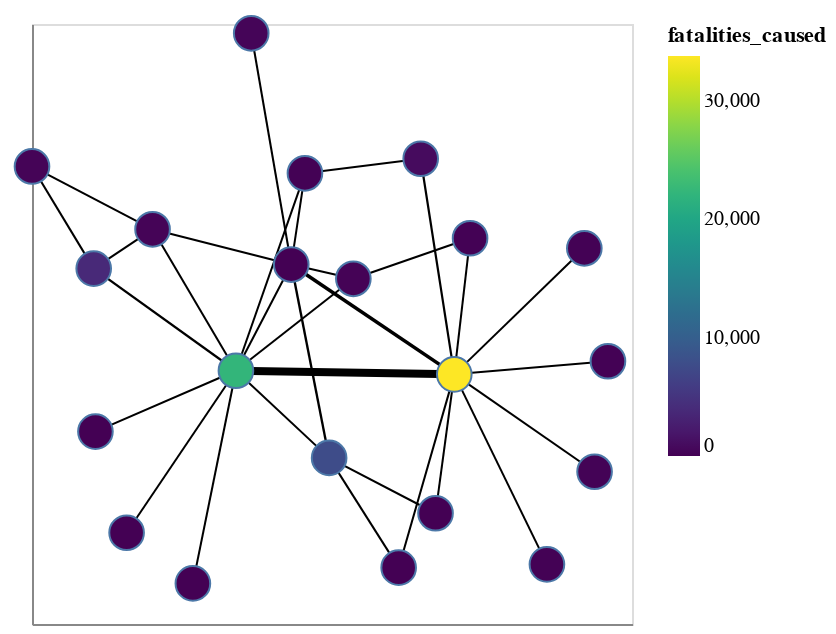

Here is the notebook cell this chart was saved with:
### Code cell
graph_viz = draw_graph(G)
graph_viz

### Figure 1 — Vega-Lite specification as saved in the notebook (floating-point values rounded to 4 significant figures)
{"config": {"view": {"continuousWidth": 300, "continuousHeight": 300}}, "layer": [{"data": {"name": "data-be9dff1ae7957e867272003005fe8595"}, "mark": {"type": "line", "color": "black", "opacity": 1}, "encoding": {"detail": {"field": "edge", "type": "quantitative"}, "size": {"field": "FATALITIES", "legend": null, "type": "quantitative"}, "x": {"axis": {"grid": false, "labels": false, "ticks": false, "title": ""}, "field": "x", "type": "quantitative"}, "y": {"axis": {"grid": false, "labels": false, "ticks": false, "title": ""}, "field": "y", "type": "quantitative"}}}, {"data": {"name": "data-13f295b47a31d38718f37d18d14e6f70"}, "mark": {"type": "point", "opacity": 1, "size": 300, "strokeWidth": 1.0}, "encoding": {"fill": {"field": "fatalities_caused", "scale": {"scheme": "viridis"}, "type": "quantitative"}, "tooltip": [{"field": "name", "type": "nominal"}, {"field": "fatalities_caused", "type": "quantitative"}], "x": {"axis": {"grid": false, "labels": false, "ticks": false}, "field": "x", "type": "quantitative"}, "y": {"axis": {"grid": false, "labels": false, "ticks": false}, "field": "y", "type": "quantitative"}}}], "$schema": "https://vega.github.io/schema/vega-lite/v5.17.0.json", "datasets": {"data-be9dff1ae7957e867272003005fe8595": [{"edge": 0, "pair": ["Military Forces of Russia (2000-)", "Military Forces of Ukraine (2019-)"], "FATALITIES": 20327, "source": "Military Forces of Russia (2000-)", "x": 0.4076, "y": -0.05912, "target": "Military Forces of Ukraine (2019-)"}, {"edge": 0, "pair": ["Military Forces of Russia (2000-)", "Military Forces of Ukraine (2019-)"], "FATALITIES": 20327, "source": "Military Forces of Russia (2000-)", "x": -0.3202, "y": -0.05122, "target": "Military Forces of Ukraine (2019-)"}, {"edge": 1, "pair": ["Military Forces of Russia (2000-)", "Civilians (Ukraine)"], "FATALITIES": 5365, "source": "Military Forces of Russia (2000-)", "x": 0.4076, "y": -0.05912, "target": "Civilians (Ukraine)"}, {"edge": 1, "pair": ["Military Forces of Russia (2000-)", "Civilians (Ukraine)"], "FATALITIES": 5365, "source": "Military Forces of Russia (2000-)", "x": -0.1358, "y": 0.1788, "target": "Civilians (Ukraine)"}, {"edge": 2, "pair": ["Military Forces of Russia (2000-)", "Military Forces of Ukraine (2019-) Air Force"], "FATALITIES": 694, "source": "Military Forces of Russia (2000-)", "x": 0.4076, "y": -0.05912, "target": "Military Forces of Ukraine (2019-) Air Force"}, {"edge": 2, "pair": ["Military Forces of Russia (2000-)", "Military Forces of Ukraine (2019-) Air Force"], "FATALITIES": 694, "source": "Military Forces of Russia (2000-)", "x": 0.2956, "y": 0.408, "target": "Military Forces of Ukraine (2019-) Air Force"}, {"edge": 3, "pair": ["Military Forces of Russia (2000-)", "Military Forces of Ukraine (2019-) National Guard"], "FATALITIES": 48, "source": "Military Forces of Russia (2000-)", "x": 0.4076, "y": -0.05912, "target": "Military Forces of Ukraine (2019-) National Guard"}, {"edge": 3, "pair": ["Military Forces of Russia (2000-)", "Military Forces of Ukraine (2019-) National Guard"], "FATALITIES": 48, "source": "Military Forces of Russia (2000-)", "x": 0.9198, "y": -0.03068, "target": "Military Forces of Ukraine (2019-) National Guard"}, {"edge": 4, "pair": ["Military Forces of Russia (2000-)", "Melitopol Communal Militia (Ukraine)"], "FATALITIES": 128, "source": "Military Forces of Russia (2000-)", "x": 0.4076, "y": -0.05912, "target": "Melitopol Communal Militia (Ukraine)"}, {"edge": 4, "pair": ["Military Forces of Russia (2000-)", "Melitopol Communal Militia (Ukraine)"], "FATALITIES": 128, "source": "Military Forces of Russia (2000-)", "x": 0.8752, "y": -0.2701, "target": "Melitopol Communal Militia (Ukraine)"}, {"edge": 5, "pair": ["Military Forces of Russia (2000-)", "Military Forces of Ukraine (2019-) Marines"], "FATALITIES": 106, "source": "Military Forces of Russia (2000-)", "x": 0.4076, "y": -0.05912, "target": "Military Forces of Ukraine (2019-) Marines"}, {"edge": 5, "pair": ["Military Forces of Russia (2000-)", "Military Forces of Ukraine (2019-) Marines"], "FATALITIES": 106, "source": "Military Forces of Russia (2000-)", "x": 0.8411, "y": 0.2139, "target": "Military Forces of Ukraine (2019-) Marines"}, {"edge": 6, "pair": ["Military Forces of Russia (2000-)", "Military Forces of Ukraine (2019-) Special Forces"], "FATALITIES": 53, "source": "Military Forces of Russia (2000-)", "x": 0.4076, "y": -0.05912, "target": "Military Forces of Ukraine (2019-) Special Forces"}, {"edge": 6, "pair": ["Military Forces of Russia (2000-)", "Military Forces of Ukraine (2019-) Special Forces"], "FATALITIES": 53, "source": "Military Forces of Russia (2000-)", "x": 0.7164, "y": -0.4708, "target": "Military Forces of Ukraine (2019-) Special Forces"}, {"edge": 7, "pair": ["Military Forces of Russia (2000-)", "Military Forces of Ukraine (2019-) International Legion"], "FATALITIES": 83, "source": "Military Forces of Russia (2000-)", "x": 0.4076, "y": -0.05912, "target": "Military Forces of Ukraine (2019-) International Legion"}, {"edge": 7, "pair": ["Military Forces of Russia (2000-)", "Military Forces of Ukraine (2019-) International Legion"], "FATALITIES": 83, "source": "Military Forces of Russia (2000-)", "x": 0.2222, "y": -0.4779, "target": "Military Forces of Ukraine (2019-) International Legion"}, {"edge": 8, "pair": ["Military Forces of Russia (2000-)", "Military Forces of Ukraine (2019-) Territorial Defense Forces"], "FATALITIES": 79, "source": "Military Forces of Russia (2000-)", "x": 0.4076, "y": -0.05912, "target": "Military Forces of Ukraine (2019-) Territorial Defense Forces"}, {"edge": 8, "pair": ["Military Forces of Russia (2000-)", "Military Forces of Ukraine (2019-) Territorial Defense Forces"], "FATALITIES": 79, "source": "Military Forces of Russia (2000-)", "x": 0.3451, "y": -0.3601, "target": "Military Forces of Ukraine (2019-) Territorial Defense Forces"}, {"edge": 9, "pair": ["Military Forces of Russia (2000-)", "Police Forces of Ukraine (2019-) State Border Guard Service"], "FATALITIES": 44, "source": "Military Forces of Russia (2000-)", "x": 0.4076, "y": -0.05912, "target": "Police Forces of Ukraine (2019-) State Border Guard Service"}, {"edge": 9, "pair": ["Military Forces of Russia (2000-)", "Police Forces of Ukraine (2019-) State Border Guard Service"], "FATALITIES": 44, "source": "Military Forces of Russia (2000-)", "x": 0.4602, "y": 0.2358, "target": "Police Forces of Ukraine (2019-) State Border Guard Service"}, {"edge": 10, "pair": ["Military Forces of Russia (2000-)", "Military Forces of Russia (2000-)"], "FATALITIES": 38, "source": "Military Forces of Russia (2000-)", "x": 0.4076, "y": -0.05912, "target": "Military Forces of Russia (2000-)"}, {"edge": 10, "pair": ["Military Forces of Russia (2000-)", "Military Forces of Russia (2000-)"], "FATALITIES": 38, "source": "Military Forces of Russia (2000-)", "x": 0.4076, "y": -0.05912, "target": "Military Forces of Russia (2000-)"}, {"edge": 11, "pair": ["Military Forces of Ukraine (2019-)", "Military Forces of Russia (2000-) Air Force"], "FATALITIES": 36, "source": "Military Forces of Ukraine (2019-)", "x": -0.3202, "y": -0.05122, "target": "Military Forces of Russia (2000-) Air Force"}, {"edge": 11, "pair": ["Military Forces of Ukraine (2019-)", "Military Forces of Russia (2000-) Air Force"], "FATALITIES": 36, "source": "Military Forces of Ukraine (2019-)", "x": -0.009574, "y": -0.2401, "target": "Military Forces of Russia (2000-) Air Force"}, {"edge": 12, "pair": ["Military Forces of Ukraine (2019-)", "NAF: United Armed Forces of Novorossiya"], "FATALITIES": 1067, "source": "Military Forces of Ukraine (2019-)", "x": -0.3202, "y": -0.05122, "target": "NAF: United Armed Forces of Novorossiya"}, {"edge": 12, "pair": ["Military Forces of Ukraine (2019-)", "NAF: United Armed Forces of Novorossiya"], "FATALITIES": 1067, "source": "Military Forces of Ukraine (2019-)", "x": -0.7943, "y": 0.17, "target": "NAF: United Armed Forces of Novorossiya"}, {"edge": 13, "pair": ["Military Forces of Ukraine (2019-)", "Military Forces of Russia (2000-) Donetsk People's Militia"], "FATALITIES": 295, "source": "Military Forces of Ukraine (2019-)", "x": -0.3202, "y": -0.05122, "target": "Military Forces of Russia (2000-) Donetsk People's Militia"}, {"edge": 13, "pair": ["Military Forces of Ukraine (2019-)", "Military Forces of Russia (2000-) Donetsk People's Militia"], "FATALITIES": 295, "source": "Military Forces of Ukraine (2019-)", "x": -0.7886, "y": -0.1831, "target": "Military Forces of Russia (2000-) Donetsk People's Militia"}, {"edge": 14, "pair": ["Military Forces of Ukraine (2019-)", "Military Forces of Russia (2000-) Chechen Battalion of Ramzan Kadyrov"], "FATALITIES": 169, "source": "Military Forces of Ukraine (2019-)", "x": -0.3202, "y": -0.05122, "target": "Military Forces of Russia (2000-) Chechen Battalion of Ramzan Kadyrov"}, {"edge": 14, "pair": ["Military Forces of Ukraine (2019-)", "Military Forces of Russia (2000-) Chechen Battalion of Ramzan Kadyrov"], "FATALITIES": 169, "source": "Military Forces of Ukraine (2019-)", "x": -0.4637, "y": -0.512, "target": "Military Forces of Russia (2000-) Chechen Battalion of Ramzan Kadyrov"}, {"edge": 15, "pair": ["Military Forces of Ukraine (2019-)", "Wagner Group"], "FATALITIES": 84, "source": "Military Forces of Ukraine (2019-)", "x": -0.3202, "y": -0.05122, "target": "Wagner Group"}, {"edge": 15, "pair": ["Military Forces of Ukraine (2019-)", "Wagner Group"], "FATALITIES": 84, "source": "Military Forces of Ukraine (2019-)", "x": 0.07115, "y": 0.1479, "target": "Wagner Group"}, {"edge": 16, "pair": ["Military Forces of Ukraine (2019-)", "Civilians (Ukraine)"], "FATALITIES": 71, "source": "Military Forces of Ukraine (2019-)", "x": -0.3202, "y": -0.05122, "target": "Civilians (Ukraine)"}, {"edge": 16, "pair": ["Military Forces of Ukraine (2019-)", "Civilians (Ukraine)"], "FATALITIES": 71, "source": "Military Forces of Ukraine (2019-)", "x": -0.1358, "y": 0.1788, "target": "Civilians (Ukraine)"}, {"edge": 17, "pair": ["Military Forces of Ukraine (2019-)", "Military Forces of Russia (2000-) Navy"], "FATALITIES": 67, "source": "Military Forces of Ukraine (2019-)", "x": -0.3202, "y": -0.05122, "target": "Military Forces of Russia (2000-) Navy"}, {"edge": 17, "pair": ["Military Forces of Ukraine (2019-)", "Military Forces of Russia (2000-) Navy"], "FATALITIES": 67, "source": "Military Forces of Ukraine (2019-)", "x": -0.09019, "y": 0.3765, "target": "Military Forces of Russia (2000-) Navy"}, {"edge": 18, "pair": ["Military Forces of Ukraine (2019-)", "Military Forces of Russia (2000-) Special Forces"], "FATALITIES": 63, "source": "Military Forces of Ukraine (2019-)", "x": -0.3202, "y": -0.05122, "target": "Military Forces of Russia (2000-) Special Forces"}, {"edge": 18, "pair": ["Military Forces of Ukraine (2019-)", "Military Forces of Russia (2000-) Special Forces"], "FATALITIES": 63, "source": "Military Forces of Ukraine (2019-)", "x": -0.6846, "y": -0.4022, "target": "Military Forces of Russia (2000-) Special Forces"}, {"edge": 19, "pair": ["Military Forces of Ukraine (2019-)", "Unidentified Armed Group (Ukraine)"], "FATALITIES": 34, "source": "Military Forces of Ukraine (2019-)", "x": -0.3202, "y": -0.05122, "target": "Unidentified Armed Group (Ukraine)"}, {"edge": 19, "pair": ["Military Forces of Ukraine (2019-)", "Unidentified Armed Group (Ukraine)"], "FATALITIES": 34, "source": "Military Forces of Ukraine (2019-)", "x": -0.5982, "y": 0.2552, "target": "Unidentified Armed Group (Ukraine)"}, {"edge": 20, "pair": ["Military Forces of Russia (2000-) Air Force", "Civilians (Ukraine)"], "FATALITIES": 1310, "source": "Military Forces of Russia (2000-) Air Force", "x": -0.009574, "y": -0.2401, "target": "Civilians (Ukraine)"}, {"edge": 20, "pair": ["Military Forces of Russia (2000-) Air Force", "Civilians (Ukraine)"], "FATALITIES": 1310, "source": "Military Forces of Russia (2000-) Air Force", "x": -0.1358, "y": 0.1788, "target": "Civilians (Ukraine)"}, {"edge": 21, "pair": ["Military Forces of Russia (2000-) Air Force", "Military Forces of Ukraine (2019-) Territorial Defense Forces"], "FATALITIES": 85, "source": "Military Forces of Russia (2000-) Air Force", "x": -0.009574, "y": -0.2401, "target": "Military Forces of Ukraine (2019-) Territorial Defense Forces"}, {"edge": 21, "pair": ["Military Forces of Russia (2000-) Air Force", "Military Forces of Ukraine (2019-) Territorial Defense Forces"], "FATALITIES": 85, "source": "Military Forces of Russia (2000-) Air Force", "x": 0.3451, "y": -0.3601, "target": "Military Forces of Ukraine (2019-) Territorial Defense Forces"}, {"edge": 22, "pair": ["Military Forces of Russia (2000-) Air Force", "Military Forces of Ukraine (2019-) International Legion"], "FATALITIES": 40, "source": "Military Forces of Russia (2000-) Air Force", "x": -0.009574, "y": -0.2401, "target": "Military Forces of Ukraine (2019-) International Legion"}, {"edge": 22, "pair": ["Military Forces of Russia (2000-) Air Force", "Military Forces of Ukraine (2019-) International Legion"], "FATALITIES": 40, "source": "Military Forces of Russia (2000-) Air Force", "x": 0.2222, "y": -0.4779, "target": "Military Forces of Ukraine (2019-) International Legion"}, {"edge": 23, "pair": ["Civilians (Ukraine)", "Unidentified Military Forces"], "FATALITIES": 279, "source": "Civilians (Ukraine)", "x": -0.1358, "y": 0.1788, "target": "Unidentified Military Forces"}, {"edge": 23, "pair": ["Civilians (Ukraine)", "Unidentified Military Forces"], "FATALITIES": 279, "source": "Civilians (Ukraine)", "x": -0.2692, "y": 0.6798, "target": "Unidentified Military Forces"}, {"edge": 24, "pair": ["Civilians (Ukraine)", "Unidentified Armed Group (Ukraine)"], "FATALITIES": 122, "source": "Civilians (Ukraine)", "x": -0.1358, "y": 0.1788, "target": "Unidentified Armed Group (Ukraine)"}, {"edge": 24, "pair": ["Civilians (Ukraine)", "Unidentified Armed Group (Ukraine)"], "FATALITIES": 122, "source": "Civilians (Ukraine)", "x": -0.5982, "y": 0.2552, "target": "Unidentified Armed Group (Ukraine)"}, {"edge": 25, "pair": ["Civilians (Ukraine)", "Wagner Group"], "FATALITIES": 53, "source": "Civilians (Ukraine)", "x": -0.1358, "y": 0.1788, "target": "Wagner Group"}, {"edge": 25, "pair": ["Civilians (Ukraine)", "Wagner Group"], "FATALITIES": 53, "source": "Civilians (Ukraine)", "x": 0.07115, "y": 0.1479, "target": "Wagner Group"}, {"edge": 26, "pair": ["Civilians (Ukraine)", "Military Forces of Russia (2000-) Navy"], "FATALITIES": 37, "source": "Civilians (Ukraine)", "x": -0.1358, "y": 0.1788, "target": "Military Forces of Russia (2000-) Navy"}, {"edge": 26, "pair": ["Civilians (Ukraine)", "Military Forces of Russia (2000-) Navy"], "FATALITIES": 37, "source": "Civilians (Ukraine)", "x": -0.09019, "y": 0.3765, "target": "Military Forces of Russia (2000-) Navy"}, {"edge": 27, "pair": ["NAF: United Armed Forces of Novorossiya", "Military Forces of Ukraine (2014-2019)"], "FATALITIES": 199, "source": "NAF: United Armed Forces of Novorossiya", "x": -0.7943, "y": 0.17, "target": "Military Forces of Ukraine (2014-2019)"}, {"edge": 27, "pair": ["NAF: United Armed Forces of Novorossiya", "Military Forces of Ukraine (2014-2019)"], "FATALITIES": 199, "source": "NAF: United Armed Forces of Novorossiya", "x": -1.0, "y": 0.3914, "target": "Military Forces of Ukraine (2014-2019)"}, {"edge": 28, "pair": ["NAF: United Armed Forces of Novorossiya", "Unidentified Armed Group (Ukraine)"], "FATALITIES": 32, "source": "NAF: United Armed Forces of Novorossiya", "x": -0.7943, "y": 0.17, "target": "Unidentified Armed Group (Ukraine)"}, {"edge": 28, "pair": ["NAF: United Armed Forces of Novorossiya", "Unidentified Armed Group (Ukraine)"], "FATALITIES": 32, "source": "NAF: United Armed Forces of Novorossiya", "x": -0.5982, "y": 0.2552, "target": "Unidentified Armed Group (Ukraine)"}, {"edge": 29, "pair": ["Military Forces of Ukraine (2014-2019)", "Unidentified Armed Group (Ukraine)"], "FATALITIES": 48, "source": "Military Forces of Ukraine (2014-2019)", "x": -1.0, "y": 0.3914, "target": "Unidentified Armed Group (Ukraine)"}, {"edge": 29, "pair": ["Military Forces of Ukraine (2014-2019)", "Unidentified Armed Group (Ukraine)"], "FATALITIES": 48, "source": "Military Forces of Ukraine (2014-2019)", "x": -0.5982, "y": 0.2552, "target": "Unidentified Armed Group (Ukraine)"}, {"edge": 30, "pair": ["Military Forces of Ukraine (2019-) Air Force", "Military Forces of Russia (2000-) Navy"], "FATALITIES": 129, "source": "Military Forces of Ukraine (2019-) Air Force", "x": 0.2956, "y": 0.408, "target": "Military Forces of Russia (2000-) Navy"}, {"edge": 30, "pair": ["Military Forces of Ukraine (2019-) Air Force", "Military Forces of Russia (2000-) Navy"], "FATALITIES": 129, "source": "Military Forces of Ukraine (2019-) Air Force", "x": -0.09019, "y": 0.3765, "target": "Military Forces of Russia (2000-) Navy"}, {"edge": 31, "pair": ["Wagner Group", "Police Forces of Ukraine (2019-) State Border Guard Service"], "FATALITIES": 40, "source": "Wagner Group", "x": 0.07115, "y": 0.1479, "target": "Police Forces of Ukraine (2019-) State Border Guard Service"}, {"edge": 31, "pair": ["Wagner Group", "Police Forces of Ukraine (2019-) State Border Guard Service"], "FATALITIES": 40, "source": "Wagner Group", "x": 0.4602, "y": 0.2358, "target": "Police Forces of Ukraine (2019-) State Border Guard Service"}], "data-13f295b47a31d38718f37d18d14e6f70": [{"name": "Military Forces of Russia (2000-)", "x": 0.4076, "y": -0.05912, "fatalities_caused": 33777}, {"name": "Military Forces of Ukraine (2019-)", "x": -0.3202, "y": -0.05122, "fatalities_caused": 22272}, {"name": "Military Forces of Russia (2000-) Air Force", "x": -0.009574, "y": -0.2401, "fatalities_caused": 7682}, {"name": "Civilians (Ukraine)", "x": -0.1358, "y": 0.1788, "fatalities_caused": 0}, {"name": "NAF: United Armed Forces of Novorossiya", "x": -0.7943, "y": 0.17, "fatalities_caused": 3866}, {"name": "Military Forces of Ukraine (2014-2019)", "x": -1.0, "y": 0.3914, "fatalities_caused": 235}, {"name": "Military Forces of Ukraine (2019-) Air Force", "x": 0.2956, "y": 0.408, "fatalities_caused": 858}, {"name": "Military Forces of Russia (2000-) Donetsk People's Militia", "x": -0.7886, "y": -0.1831, "fatalities_caused": 0}, {"name": "Unidentified Military Forces", "x": -0.2692, "y": 0.6798, "fatalities_caused": 311}, {"name": "Military Forces of Russia (2000-) Chechen Battalion of Ramzan Kadyrov", "x": -0.4637, "y": -0.512, "fatalities_caused": 17}, {"name": "Military Forces of Ukraine (2019-) National Guard", "x": 0.9198, "y": -0.03068, "fatalities_caused": 48}, {"name": "Military Forces of Russia (2000-) Navy", "x": -0.09019, "y": 0.3765, "fatalities_caused": 65}, {"name": "Melitopol Communal Militia (Ukraine)", "x": 0.8752, "y": -0.2701, "fatalities_caused": 148}, {"name": "Unidentified Armed Group (Ukraine)", "x": -0.5982, "y": 0.2552, "fatalities_caused": 273}, {"name": "Military Forces of Ukraine (2019-) Marines", "x": 0.8411, "y": 0.2139, "fatalities_caused": 106}, {"name": "Wagner Group", "x": 0.07115, "y": 0.1479, "fatalities_caused": 196}, {"name": "Military Forces of Ukraine (2019-) Special Forces", "x": 0.7164, "y": -0.4708, "fatalities_caused": 63}, {"name": "Military Forces of Ukraine (2019-) Territorial Defense Forces", "x": 0.3451, "y": -0.3601, "fatalities_caused": 15}, {"name": "Military Forces of Ukraine (2019-) International Legion", "x": 0.2222, "y": -0.4779, "fatalities_caused": 6}, {"name": "Police Forces of Ukraine (2019-) State Border Guard Service", "x": 0.4602, "y": 0.2358, "fatalities_caused": 73}, {"name": "Military Forces of Russia (2000-) Special Forces", "x": -0.6846, "y": -0.4022, "fatalities_caused": 0}]}}
